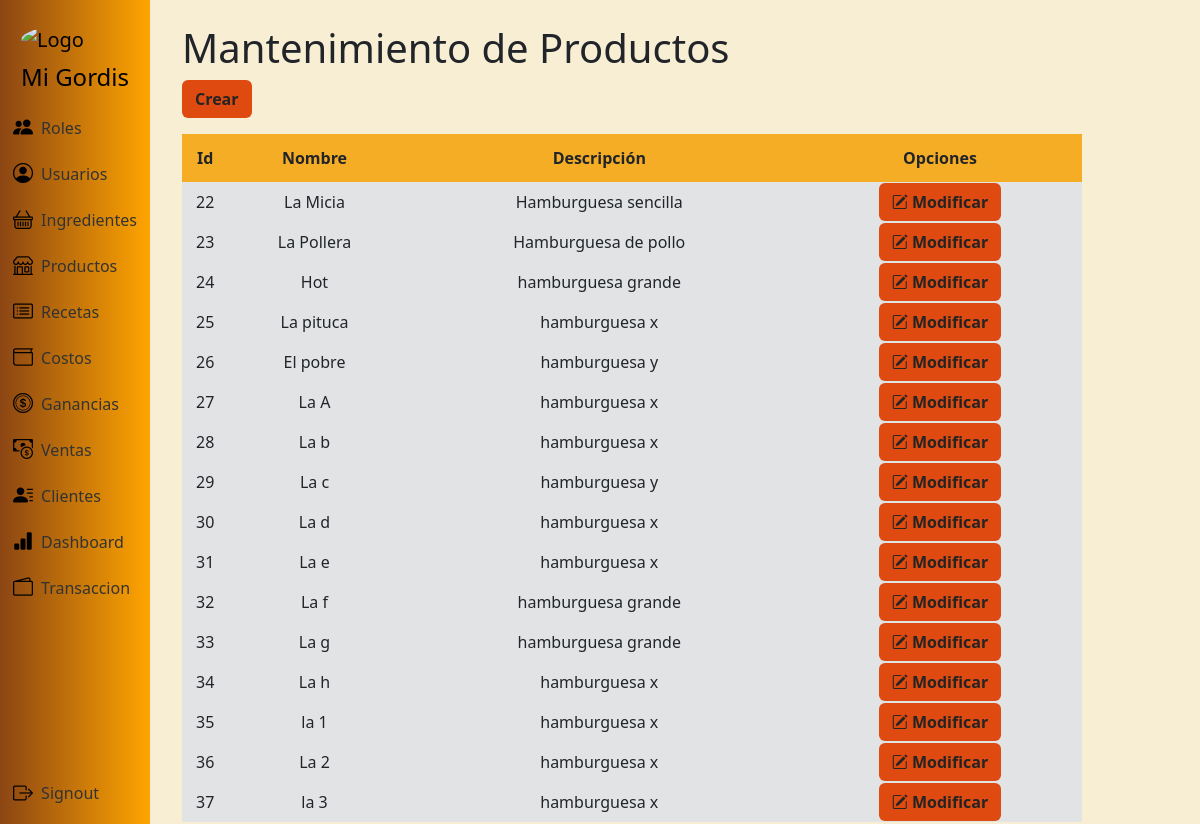
Page /productos/ (signed in) on the earlier database version.
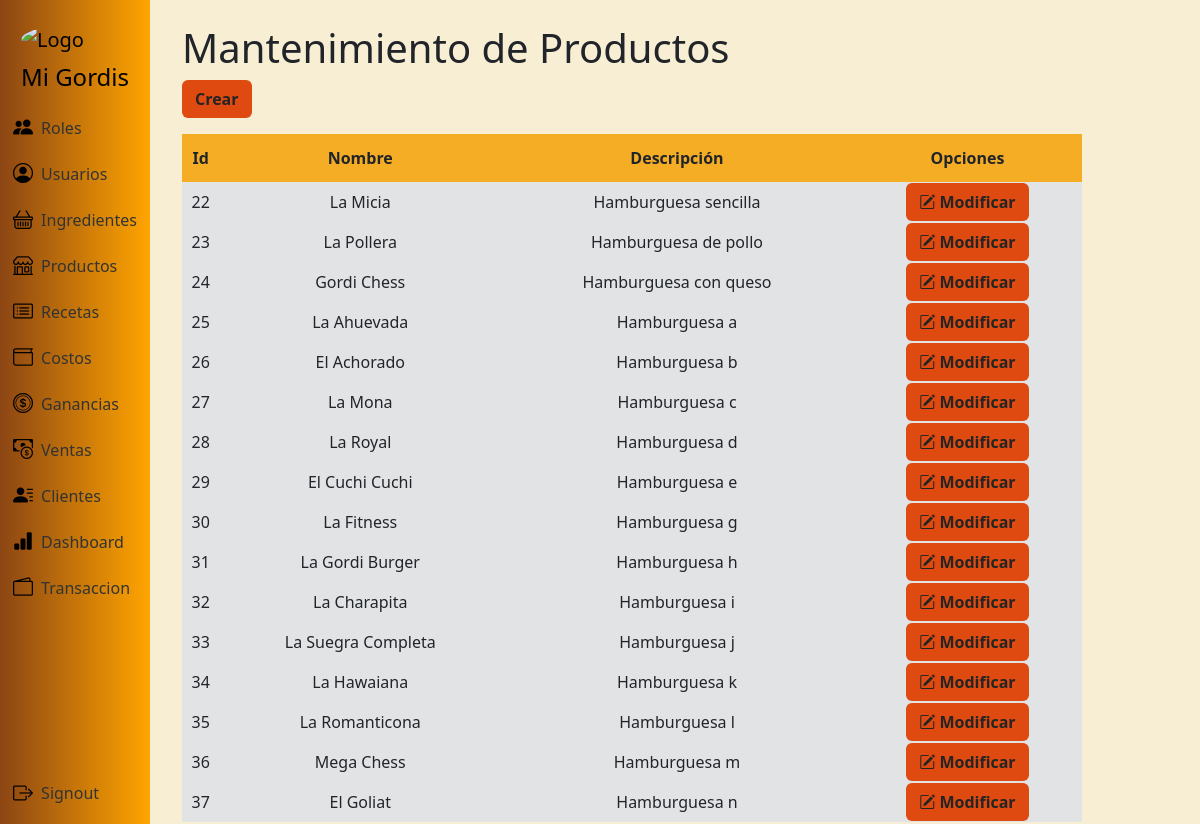
Same page on the later database version.
### app/models.py (models this page shows, shortened)
class Producto(models.Model):
    id_producto = models.AutoField(primary_key=True)
    nombre_producto = models.CharField(max_length=100)
    descripcion = models.TextField(blank=True, null=True)

### app/views.py (the view)
# urls.py: path("productos/", views.productos, name="productos"),
@login_required
def productos(request):
    productos = Producto.objects.all()
    contexto = {"productos": productos}
    return render(request, "producto/producto.html", contexto)

### app/templates/producto/producto.html
{% extends 'layouts/base.html' %}
{% block content %}
<h1>Mantenimiento de Productos</h1>
<a class="btn btn-color fw-bold mb-3" href="{% url 'producto_crear' %}" role="button">Crear</a>
<table class="tb">
  <thead class="encabezado-tabla fw-bold">
    <tr>
      <td scope="col">Id</td>
      <td scope="col">Nombre</td>
      <td scope="col">Descripción</td>
      <th colspan="2">Opciones</th>
    </tr>
  </thead>
  <tbody class="bg-secondary-subtle">
    {% for producto in productos %}
    <tr>
        <td>{{ producto.id_producto }}</td>
        <td>{{ producto.nombre_producto }}</td>
        <td>{{ producto.descripcion }}</td>
        <td><a class="btn btn-color btn-m fw-bold" href="{% url 'producto_modificar' producto.id_producto %}" role="button">
          <i class="bi bi-pencil-square"></i>
          Modificar
        </a></td>
    </tr>
    {% endfor %}
  </tbody>
</table>
{% endblock %}

Differences in the rows shown:
changed Producto id 24: nombre_producto "Hot" → "Gordi Chess"; descripcion "hamburguesa grande" → "Hamburguesa con queso"
changed Producto id 25: nombre_producto "La pituca" → "La Ahuevada"; descripcion "hamburguesa x" → "Hamburguesa a"
changed Producto id 26: nombre_producto "El pobre" → "El Achorado"; descripcion "hamburguesa y" → "Hamburguesa b"
changed Producto id 27: nombre_producto "La A" → "La Mona"; descripcion "hamburguesa x" → "Hamburguesa c"
changed Producto id 28: nombre_producto "La b" → "La Royal"; descripcion "hamburguesa x" → "Hamburguesa d"
changed Producto id 29: nombre_producto "La c" → "El Cuchi Cuchi"; descripcion "hamburguesa y" → "Hamburguesa e"
changed Producto id 30: nombre_producto "La d" → "La Fitness"; descripcion "hamburguesa x" → "Hamburguesa g"
changed Producto id 31: nombre_producto "La e" → "La Gordi Burger"; descripcion "hamburguesa x" → "Hamburguesa h"
changed Producto id 32: nombre_producto "La f" → "La Charapita"; descripcion "hamburguesa grande" → "Hamburguesa i"
changed Producto id 33: nombre_producto "La g" → "La Suegra Completa"; descripcion "hamburguesa grande" → "Hamburguesa j"
changed Producto id 34: nombre_producto "La h" → "La Hawaiana"; descripcion "hamburguesa x" → "Hamburguesa k"
changed Producto id 35: nombre_producto "la 1" → "La Romanticona"; descripcion "hamburguesa x" → "Hamburguesa l"
changed Producto id 36: nombre_producto "La 2" → "Mega Chess"; descripcion "hamburguesa x" → "Hamburguesa m"
changed Producto id 37: nombre_producto "la 3" → "El Goliat"; descripcion "hamburguesa x" → "Hamburguesa n"
